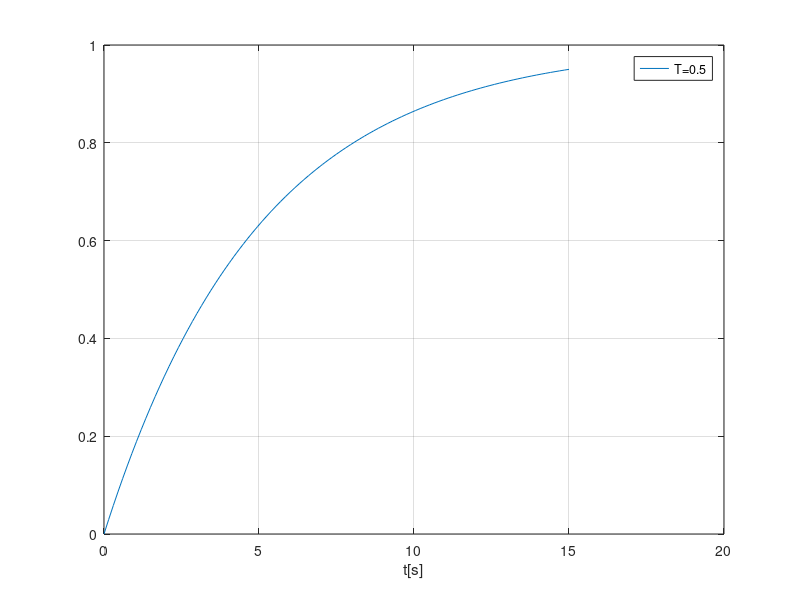

Recreate this plot in MATLAB.
T = 5;
sys = tf(1,[T 1]);
[vystup, cas] = step(sys, 15);

figure(1);
plot(cas, vystup);
hold on;
grid on;
xlabel('t[s]')
legend('T=0.5', 'T=2', 'T=5')